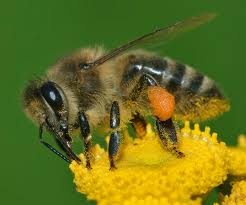
#> input picture modelmesh-resnet/images/bee.jpeg, 246 x 205 px
$ jupyter execute --allow-errors resnet_rest.ipynb   (shell and % lines are left out)
#> lines starting #> are read from the running program, lines starting #| are printed output that depends on the picture; long printed decimals are rounded
# REST Inference

### Setup

[cell 1]
infer_url = 'http://modelmesh-serving:8008/v2/models/resnet/infer'
model_name = 'resnet'
image_path='images/bee.jpeg'
input_name = "gpu_0/data_0"

### Preprocess image

[cell 2]
import numpy as np
import cv2

def preprocess(img_data):
    mean_vec = np.array([0.485, 0.456, 0.406])
    stddev_vec = np.array([0.229, 0.224, 0.225])
    norm_img_data = np.zeros(img_data.shape).astype('float32')
    for i in range(img_data.shape[0]):
        # for each pixel in each channel, divide the value by 255 to get value between [0, 1] and then normalize
        norm_img_data[i,:,:] = (img_data[i,:,:]/255 - mean_vec[i]) / stddev_vec[i]
    return norm_img_data

def getJpeg(path, size):
#> called with path = 'images/bee.jpeg', size = 224
    with open(path, mode='rb') as file:
        content = file.read()

    img = np.frombuffer(content, dtype=np.uint8)
    img = cv2.imdecode(img, cv2.IMREAD_COLOR)  # BGR format
#> img is the input picture: shape (205, 246, 3); mean B, G, R 29.6, 111.8, 102.5
    # format of data is HWC
    # add image preprocessing if needed by the model
    img = cv2.resize(img, (224, 224))
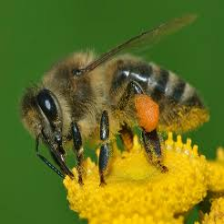
#> img: shape (224, 224, 3); mean B, G, R 29.6, 111.6, 102.4
    img = img.astype('float32')
    #convert to NCHW
    img = img.transpose(2,0,1)
    # normalize to adjust to model training dataset
    img = preprocess(img)
    img = img.reshape(1,3,size,size)
    print(path, img.shape, "; data range:",np.amin(img),":",np.amax(img))
#| images/bee.jpeg (1, 3, 224, 224) ; data range: -2.118 : 2.64
    return img

[cell 3]
img = getJpeg(image_path, 224)

[cell 4]
# import json
import time
import requests

im_json = img.tolist() # Converts the array to a nested list
#> im_json = 1 item

data = {
    "inputs": [
        {
         "name": input_name,
         "shape": [1,3,224,224],
         "datatype": "FP32",
         "data": im_json
        }
    ]
}

# with open("resnet_rest_request.json", "w") as write_file:
#     json.dump(data, write_file, indent=4)

t1 = time.time()
#> (the rest of this cell did not finish here and is left out)
